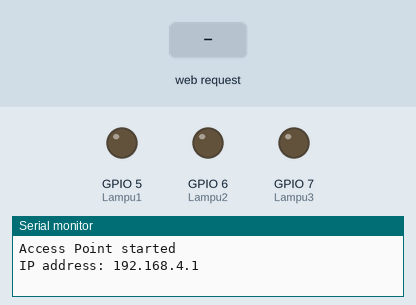
A sketch run on a simulated ESP32-S3. Shown: output pins drawn as LEDs (lit = HIGH), the last lines printed to the serial monitor. The test bench sets the inputs (shaded band).

Above: at 1.2 s.
1.3 s: HTTP request GET /lampu1 received
At 1.8 s:
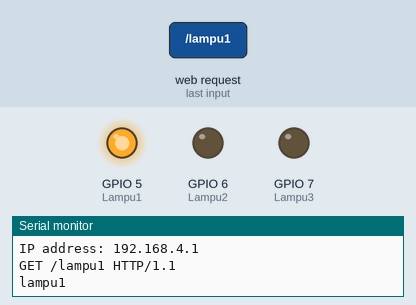
2.8 s: HTTP request GET /Lampu2 received
At 4.0 s:
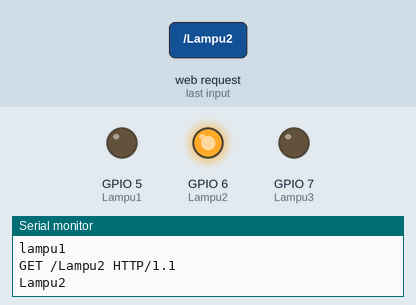
4.3 s: HTTP request GET /Lampu3 received
At 5.3 s:
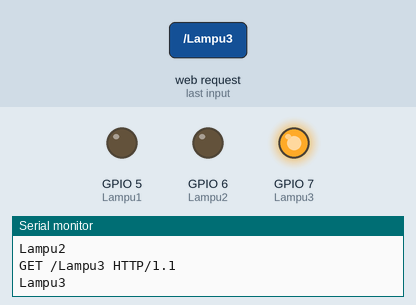
Timing chart, 0 to 7.3 s (numbered marks = the images above; inputs shaded):
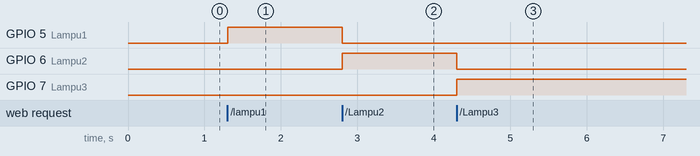

Measured:
- after the input at 1.3 s, GPIO 5 (Lampu1): LOW → HIGH at once
- after the input at 2.8 s, GPIO 5 (Lampu1): HIGH → LOW at once; GPIO 6 (Lampu2): LOW → HIGH at once
- after the input at 4.3 s, GPIO 6 (Lampu2): HIGH → LOW at once; GPIO 7 (Lampu3): LOW → HIGH at once

The sketch:

lampu.ino
```cpp
#include <WiFi.h>
#include <WiFiClient.h>
//String untuk command
#include <String.h>

//mendeklarasikan lampu dengan Pin
#define Lampu1 5
#define Lampu2 6
#define Lampu3  7
//sett untuk Wifi Server
const char* ssid = "IOT Lampu";
const char* password = "12345678";
WiFiServer server(80);

void setup() {
  Serial.begin(115200);
  WiFi.softAP(ssid, password);
  server.begin();
  Serial.println("Access Point started");
  Serial.print("IP address: ");
  Serial.println(WiFi.softAPIP());  //

  pinMode(Lampu1, OUTPUT);
  pinMode(Lampu2, OUTPUT);
  pinMode(Lampu3, OUTPUT);

  digitalWrite(Lampu1, LOW);
  digitalWrite(Lampu2, LOW);
  digitalWrite(Lampu3, LOW);

}

void loop() {

  String all_command = "";

  WiFiClient client = server.available();

  if (client) {
    String request = "";
    while (client.connected()) {
      if (client.available()) {
        char c = client.read();
        request += c;
        if (c == '\r') {
          // End of line reached, periksa apakah karakter berikutnya adalah baris baru

          Serial.println(request);  // baris perintah HTTP lengkap termasuk GET dan HTTP 1

          // Extract command dari request string
          int start = request.indexOf("GET /") + 5;
          int end = request.indexOf("HTTP/");
          String command = request.substring(start, end);

          //Purify atau membersihkan command
          command.replace("\n", "");
          command.replace("\r", "");
          command.replace(" ", ""); // menghapus semua karakter spasi
          command.replace("\t", ""); // menghapus semua karakter tab
          command.trim();


Serial.println(command);

          all_command =  command + " is on";  // Lampu2 on

          if (command.equals("lampu1")) {
            digitalWrite(Lampu1, HIGH);
            digitalWrite(Lampu2, LOW);
            digitalWrite(Lampu3, LOW);

          }

          if (command.equals("Lampu2")) {
            digitalWrite(Lampu2, HIGH);
            digitalWrite(Lampu1, LOW);
            digitalWrite(Lampu3, LOW);

          }

          if (command.equals("Lampu3")) {
            digitalWrite(Lampu3, HIGH);
            digitalWrite(Lampu1, LOW);
            digitalWrite(Lampu2, LOW);
          }


          if (client.peek() == '\n') {
            client.println("HTTP/1.1 200 OK");
            client.println("Content-type:text/html");
            client.println();
            String commandWithTags = "<html><body>" + all_command + "</body></html>";
            client.println(commandWithTags);
            break;

          }
        }
      }
    }
  }
}
```
